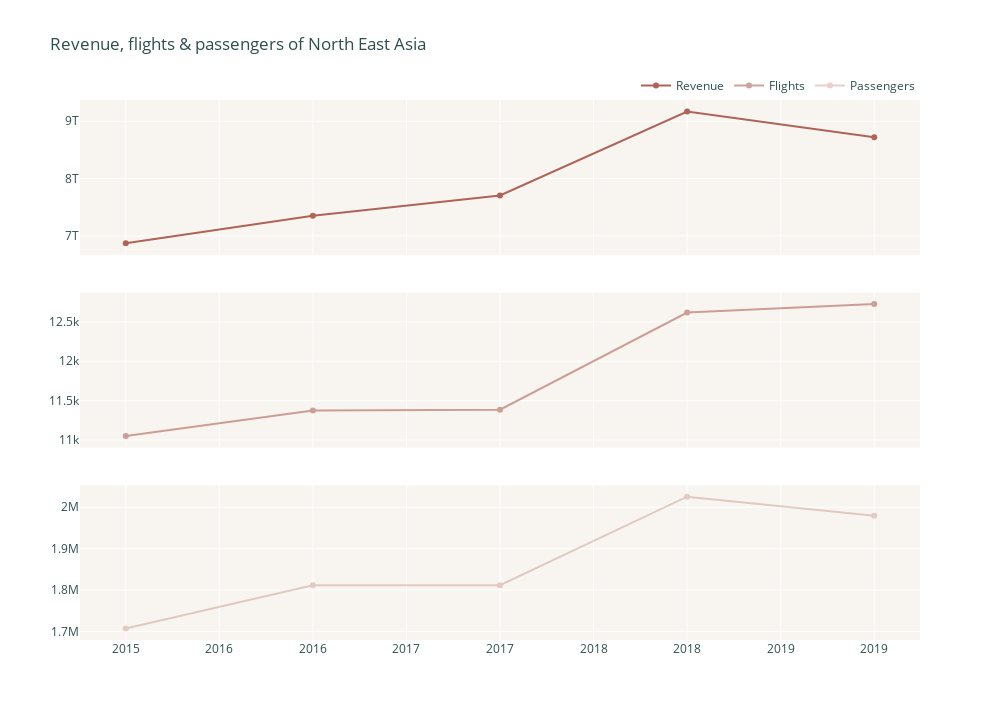

The code cell stored with this chart in its notebook:
### Code cell
ovv_stackedbar_fig4('North East Asia')

### Figure 1 — Plotly figure (JSON) as saved in the notebook; plotly's stock layout.template omitted (floating-point values rounded to 4 significant figures)
{"data": [{"hovertemplate": "%{x}: %{y:.3s}", "marker": {"color": "rgb(175, 100, 88)"}, "mode": "lines+markers", "name": "Revenue", "opacity": 1, "type": "scatter", "x": [2015, 2016, 2017, 2018, 2019], "xaxis": "x", "y": [6870000000000.0, 7351000000000.0, 7704000000000.0, 9171000000000.0, 8721000000000.0], "yaxis": "y"}, {"hovertemplate": "%{x}: %{y:.3s}", "marker": {"color": "rgb(175, 100, 88)"}, "mode": "lines+markers", "name": "Flights", "opacity": 0.6, "type": "scatter", "x": [2015, 2016, 2017, 2018, 2019], "xaxis": "x2", "y": [11053, 11374, 11386, 12618, 12725], "yaxis": "y2"}, {"hovertemplate": "%{x}: %{y:.3s}", "marker": {"color": "rgb(175, 100, 88)"}, "mode": "lines+markers", "name": "Passengers", "opacity": 0.3, "type": "scatter", "x": [2015, 2016, 2017, 2018, 2019], "xaxis": "x3", "y": [1707000.0, 1811000.0, 1812000.0, 2025000.0, 1979532], "yaxis": "y3"}], "layout": {"font": {"color": "darkslategray"}, "height": 720, "legend": {"orientation": "h", "x": 1, "xanchor": "right", "y": 1, "yanchor": "bottom"}, "paper_bgcolor": "white", "plot_bgcolor": "#f8f5f0", "showlegend": true, "title": {"text": "Revenue, flights & passengers of North East Asia "}, "width": 1000, "xaxis": {"anchor": "y", "domain": [0, 1], "matches": "x3", "showticklabels": false, "tickformat": "d"}, "xaxis2": {"anchor": "y2", "domain": [0, 1], "matches": "x3", "showticklabels": false, "tickformat": "d"}, "xaxis3": {"anchor": "y3", "domain": [0, 1], "tickformat": "d"}, "yaxis": {"anchor": "x", "domain": [0.7133, 1]}, "yaxis2": {"anchor": "x2", "domain": [0.3567, 0.6433]}, "yaxis3": {"anchor": "x3", "domain": [0, 0.2867]}}}
